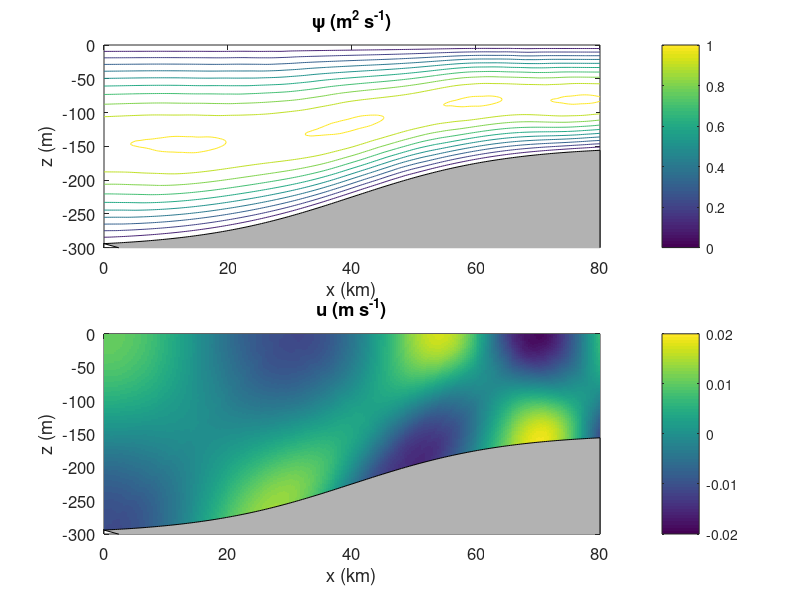

Source code (MATLAB):
% CW1981: Fig. 4
clear
% model parameters
I=256; J=128;
omega=1.45e-4; f=1.06e-4; % tidal frequency and Coriolis parameter
Nsq=0.01^2; % buoyance
sig=sqrt((omega^2-f^2)/(Nsq-omega^2)); % characteristic slope for no thermocline tilting

x=linspace(0e3,80e3,I); dx=x(2)-x(1);
 
% geometry/topography
H=225-75*tanh(0.1e-3*(x-40e3)); %H=300+x*0; 
H=225-75*tanh(0.04e-3*(x-40e3)); %H=300+x*0; 
if 0
    H = H*0.+225;
    ind = find((x>30e3)&(x<50e3));
    H(ind)=linspace(225,225-75,length(ind));
    H(ind(end):end)=225-75;    
end 
Hx=gradient(H,x); Hxx=gradient(Hx,x);


P1=zeros(J,J); P2=P1;
for j=2:J-1
    P1(j,j-1)=-1; P1(j,j+1)=1;
    P2(j,j-1)=1; P2(j,j)=-2; P2(j,j+1)=1;
end
P1(1,2)=1; P1(J,J-1)=-1;
P2(1,1)=-2;  P2(1,2)=1; P2(J,J-1)=1; P2(J,J)=-2;

% On the incident boundary to find alpha_1 and beta_1
dz=H(1)/(J+1); z=(-H(1)+dz:dz:-dz)/H(1); dz=dz/H(1);
for j=1:J
    Z(j,j)=z(j);
end

A=-(1/dx*eye(J)+Hx(1)/H(1)/2/dz*Z*P1);
B=1/dx*eye(J);

for m=1:J               
    for n=1:J
        kn=n*pi/H(1)*sig;
        E1(m,n)=-sqrt(2/H(1))*sin(n*pi*z(m))*exp(-1i*kn*x(1));
        E1d(m,n)=E1(m,n)*1i*kn;
    end
end

% normal modes of the incident wave
amp=1;
psin=-amp*sin(pi*z');
k0=pi/H(1)*sig; psinkn=-amp*sin(pi*z')*k0;

alp(:,:,1)=-inv(A+E1d*inv(E1))*B;
bta(:,1) =  inv(A+E1d*inv(E1))*(1i*psinkn+E1d*inv(E1)*psin)*exp(1i*k0*x(1));

% find all alpha and beta
for i=2:I-1
    dz=H(i)/(J+1); z=(-H(i)+dz:dz:-dz)/H(i); dz=dz/H(i);
    for j=1:J
        Z(j,j)=z(j);
    end
    
    G2=-2*Hx(i)/H(i)*Z;
    G3=-(Hxx(i)*H(i)-2*Hx(i)^2)/H(i)^2*Z;
    G4=(Hx(i)^2*Z*Z-sig^2*eye(J))/H(i)^2;
    A=1/dx^2*eye(J)-1/4/dx/dz*G2*P1; 
    B=-2/dx^2*eye(J)+1/2/dz*G3*P1+1/dz^2*G4*P2;
    C=1/dx^2*eye(J)+1/4/dx/dz*G2*P1;
    
    temp1=inv(A*alp(:,:,i-1)+B);
    alp(:,:,i)=-temp1*C;
    bta(:,i)=-temp1*A*bta(:,i-1);
end

% E2 on the transmitted boundary
dz=H(I)/(J+1); z=(-H(I)+dz:dz:-dz)/H(I); dz=dz/H(I);
for j=1:J
    Z(j,j)=z(j);
end
for m=1:J
    for n=1:J
        kn=n*pi/H(I)*sig; 
        E2(m,n)=-sqrt(2/H(I))*sin(n*pi*z(m))*exp(1i*kn*x(I));
        E2d(m,n)=E2(m,n)*1i*kn;
    end
end

phi(:,I)=inv(eye(J)-Hx(I)/H(I)/2/dz*dx*Z*P1-alp(:,:,I-1)-dx*E2d*inv(E2))*bta(:,I-1);
for i=I-1:-1:1
    phi(:,i)=alp(:,:,i)*phi(:,i+1)+bta(:,i);
end

% coordinate transform for plotting
phi1=zeros(J+2,I); phi1(2:J+1,:)=phi;
[xxx,zzz]=meshgrid(x,1:J+2);
u=xxx*0; w=u;
for i=1:length(x)
    dzzz=H(i)/(J+1);
    zzz(:,i)=-H(i):dzzz:0;
    u(:,i)=-gradient(phi1(:,i),zzz(:,i));
end
w(:,1)=(phi1(:,2)-phi1(:,1))/dx-Hx(1)./H(1)*zzz(:,1).*u(:,1);
w(:,I)=(phi1(:,I)-phi1(:,I-1))/dx-Hx(I)./H(I)*zzz(:,I).*u(:,I);
for i=2:I-1
    w(:,i)=(phi1(:,i+1)-phi1(:,i-1))/dx/2-Hx(i)./H(i)*zzz(:,i).*u(:,i);
end


save -V7 cw1981_Flatter.mat xxx zzz u w 
figure
subplot(2,1,1)
% pcolor(xxx/1e3,zzz,abs(phi1)); shading flat; colorbar
contour(xxx/1e3,zzz,abs(phi1),0:0.1:1.2); colorbar
hold on; fill([x/1e3 x(end)/1e3],[-H -500],[0.7 0.7 0.7])
axis([x(1)/1e3 x(end)/1e3 -300 0]); caxis([0 1])
xlabel('x (km)','FontSize',12); ylabel('z (m)','FontSize',12)
title('\psi (m^2 s^-^1)','FontSize',15)
set(gca,'FontSize',12)
subplot(2,1,2)
pcolor(xxx/1e3,zzz,real(u)); shading flat; colorbar
hold on; fill([x/1e3 x(end)/1e3],[-H -500],[0.7 0.7 0.7])
axis([x(1)/1e3 x(end)/1e3 -300 0]); caxis([-0.02 0.02])
xlabel('x (km)','FontSize',12); ylabel('z (m)','FontSize',12)
title('u (m s^-^1)','FontSize',15)
set(gca,'FontSize',12)